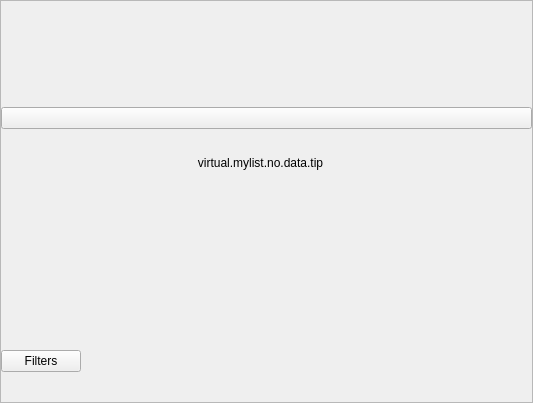
<?xml version="1.0" encoding="UTF-8"?>
<ui version="4.0">
 <class>PLSMyMotionListView</class>
 <widget class="QFrame" name="PLSMyMotionListView">
  <property name="geometry">
   <rect>
    <x>0</x>
    <y>0</y>
    <width>533</width>
    <height>403</height>
   </rect>
  </property>
  <property name="cursor">
   <cursorShape>ArrowCursor</cursorShape>
  </property>
  <property name="windowTitle">
   <string>Frame</string>
  </property>
  <property name="styleSheet">
   <string notr="true"/>
  </property>
  <layout class="QVBoxLayout" name="verticalLayout_2">
   <property name="spacing">
    <number>0</number>
   </property>
   <property name="leftMargin">
    <number>0</number>
   </property>
   <property name="topMargin">
    <number>0</number>
   </property>
   <property name="rightMargin">
    <number>0</number>
   </property>
   <property name="bottomMargin">
    <number>0</number>
   </property>
   <item>
    <widget class="QScrollArea" name="emptyWidget">
     <property name="horizontalScrollBarPolicy">
      <enum>Qt::ScrollBarAlwaysOff</enum>
     </property>
     <property name="widgetResizable">
      <bool>true</bool>
     </property>
     <widget class="QWidget" name="topWidget">
      <property name="geometry">
       <rect>
        <x>0</x>
        <y>0</y>
        <width>531</width>
        <height>391</height>
       </rect>
      </property>
      <layout class="QVBoxLayout" name="verticalLayout">
       <property name="spacing">
        <number>0</number>
       </property>
       <property name="leftMargin">
        <number>0</number>
       </property>
       <property name="topMargin">
        <number>0</number>
       </property>
       <property name="rightMargin">
        <number>0</number>
       </property>
       <property name="bottomMargin">
        <number>0</number>
       </property>
       <item>
        <spacer name="verticalSpacer_4">
         <property name="orientation">
          <enum>Qt::Vertical</enum>
         </property>
         <property name="sizeType">
          <enum>QSizePolicy::Fixed</enum>
         </property>
         <property name="sizeHint" stdset="0">
          <size>
           <width>10</width>
           <height>30</height>
          </size>
         </property>
        </spacer>
       </item>
       <item>
        <spacer name="verticalSpacer">
         <property name="orientation">
          <enum>Qt::Vertical</enum>
         </property>
         <property name="sizeType">
          <enum>QSizePolicy::Expanding</enum>
         </property>
         <property name="sizeHint" stdset="0">
          <size>
           <width>10</width>
           <height>0</height>
          </size>
         </property>
        </spacer>
       </item>
       <item>
        <widget class="QPushButton" name="addButton">
         <property name="text">
          <string/>
         </property>
        </widget>
       </item>
       <item>
        <spacer name="verticalSpacer_3">
         <property name="orientation">
          <enum>Qt::Vertical</enum>
         </property>
         <property name="sizeType">
          <enum>QSizePolicy::Fixed</enum>
         </property>
         <property name="sizeHint" stdset="0">
          <size>
           <width>20</width>
           <height>15</height>
          </size>
         </property>
        </spacer>
       </item>
       <item>
        <spacer name="verticalSpacer_5">
         <property name="orientation">
          <enum>Qt::Vertical</enum>
         </property>
         <property name="sizeType">
          <enum>QSizePolicy::Fixed</enum>
         </property>
         <property name="sizeHint" stdset="0">
          <size>
           <width>10</width>
           <height>12</height>
          </size>
         </property>
        </spacer>
       </item>
       <item>
        <layout class="QHBoxLayout" name="horizontalLayout_2">
         <property name="spacing">
          <number>0</number>
         </property>
         <property name="rightMargin">
          <number>12</number>
         </property>
         <item>
          <widget class="QLabel" name="tipLabel">
           <property name="text">
            <string>virtual.mylist.no.data.tip</string>
           </property>
           <property name="alignment">
            <set>Qt::AlignCenter</set>
           </property>
           <property name="wordWrap">
            <bool>true</bool>
           </property>
          </widget>
         </item>
        </layout>
       </item>
       <item>
        <spacer name="verticalSpacer_2">
         <property name="orientation">
          <enum>Qt::Vertical</enum>
         </property>
         <property name="sizeType">
          <enum>QSizePolicy::Expanding</enum>
         </property>
         <property name="sizeHint" stdset="0">
          <size>
           <width>10</width>
           <height>0</height>
          </size>
         </property>
        </spacer>
       </item>
       <item>
        <spacer name="verticalSpacer_7">
         <property name="orientation">
          <enum>Qt::Vertical</enum>
         </property>
         <property name="sizeType">
          <enum>QSizePolicy::Fixed</enum>
         </property>
         <property name="sizeHint" stdset="0">
          <size>
           <width>10</width>
           <height>34</height>
          </size>
         </property>
        </spacer>
       </item>
       <item>
        <spacer name="verticalSpacer_6">
         <property name="orientation">
          <enum>Qt::Vertical</enum>
         </property>
         <property name="sizeType">
          <enum>QSizePolicy::Fixed</enum>
         </property>
         <property name="sizeHint" stdset="0">
          <size>
           <width>10</width>
           <height>40</height>
          </size>
         </property>
        </spacer>
       </item>
       <item>
        <widget class="QWidget" name="previewBtnWidget" native="true">
         <layout class="QHBoxLayout" name="horizontalLayout">
          <property name="spacing">
           <number>0</number>
          </property>
          <property name="leftMargin">
           <number>0</number>
          </property>
          <property name="topMargin">
           <number>30</number>
          </property>
          <property name="rightMargin">
           <number>0</number>
          </property>
          <property name="bottomMargin">
           <number>30</number>
          </property>
          <item>
           <widget class="QPushButton" name="previewBtn">
            <property name="text">
             <string>Filters</string>
            </property>
           </widget>
          </item>
          <item>
           <spacer name="horizontalSpacer">
            <property name="orientation">
             <enum>Qt::Horizontal</enum>
            </property>
            <property name="sizeHint" stdset="0">
             <size>
              <width>40</width>
              <height>20</height>
             </size>
            </property>
           </spacer>
          </item>
         </layout>
        </widget>
       </item>
      </layout>
     </widget>
    </widget>
   </item>
   <item>
    <widget class="PLSImageListView" name="listFrame">
     <property name="palette">
      <palette>
       <active>
        <colorrole role="WindowText">
         <brush brushstyle="SolidPattern">
          <color alpha="255">
           <red>0</red>
           <green>0</green>
           <blue>0</blue>
          </color>
         </brush>
        </colorrole>
        <colorrole role="Button">
         <brush brushstyle="SolidPattern">
          <color alpha="255">
           <red>85</red>
           <green>255</green>
           <blue>127</blue>
          </color>
         </brush>
        </colorrole>
        <colorrole role="Light">
         <brush brushstyle="SolidPattern">
          <color alpha="255">
           <red>213</red>
           <green>255</green>
           <blue>223</blue>
          </color>
         </brush>
        </colorrole>
        <colorrole role="Midlight">
         <brush brushstyle="SolidPattern">
          <color alpha="255">
           <red>149</red>
           <green>255</green>
           <blue>175</blue>
          </color>
         </brush>
        </colorrole>
        <colorrole role="Dark">
         <brush brushstyle="SolidPattern">
          <color alpha="255">
           <red>42</red>
           <green>127</green>
           <blue>63</blue>
          </color>
         </brush>
        </colorrole>
        <colorrole role="Mid">
         <brush brushstyle="SolidPattern">
          <color alpha="255">
           <red>56</red>
           <green>170</green>
           <blue>84</blue>
          </color>
         </brush>
        </colorrole>
        <colorrole role="Text">
         <brush brushstyle="SolidPattern">
          <color alpha="255">
           <red>0</red>
           <green>0</green>
           <blue>0</blue>
          </color>
         </brush>
        </colorrole>
        <colorrole role="BrightText">
         <brush brushstyle="SolidPattern">
          <color alpha="255">
           <red>255</red>
           <green>255</green>
           <blue>255</blue>
          </color>
         </brush>
        </colorrole>
        <colorrole role="ButtonText">
         <brush brushstyle="SolidPattern">
          <color alpha="255">
           <red>0</red>
           <green>0</green>
           <blue>0</blue>
          </color>
         </brush>
        </colorrole>
        <colorrole role="Base">
         <brush brushstyle="SolidPattern">
          <color alpha="255">
           <red>255</red>
           <green>255</green>
           <blue>255</blue>
          </color>
         </brush>
        </colorrole>
        <colorrole role="Window">
         <brush brushstyle="SolidPattern">
          <color alpha="255">
           <red>85</red>
           <green>255</green>
           <blue>127</blue>
          </color>
         </brush>
        </colorrole>
        <colorrole role="Shadow">
         <brush brushstyle="SolidPattern">
          <color alpha="255">
           <red>0</red>
           <green>0</green>
           <blue>0</blue>
          </color>
         </brush>
        </colorrole>
        <colorrole role="AlternateBase">
         <brush brushstyle="SolidPattern">
          <color alpha="255">
           <red>170</red>
           <green>255</green>
           <blue>191</blue>
          </color>
         </brush>
        </colorrole>
        <colorrole role="ToolTipBase">
         <brush brushstyle="SolidPattern">
          <color alpha="255">
           <red>255</red>
           <green>255</green>
           <blue>220</blue>
          </color>
         </brush>
        </colorrole>
        <colorrole role="ToolTipText">
         <brush brushstyle="SolidPattern">
          <color alpha="255">
           <red>0</red>
           <green>0</green>
           <blue>0</blue>
          </color>
         </brush>
        </colorrole>
        <colorrole role="PlaceholderText">
         <brush brushstyle="SolidPattern">
          <color alpha="128">
           <red>0</red>
           <green>0</green>
           <blue>0</blue>
          </color>
         </brush>
        </colorrole>
       </active>
       <inactive>
        <colorrole role="WindowText">
         <brush brushstyle="SolidPattern">
          <color alpha="255">
           <red>0</red>
           <green>0</green>
           <blue>0</blue>
          </color>
         </brush>
        </colorrole>
        <colorrole role="Button">
         <brush brushstyle="SolidPattern">
          <color alpha="255">
           <red>85</red>
           <green>255</green>
           <blue>127</blue>
          </color>
         </brush>
        </colorrole>
        <colorrole role="Light">
         <brush brushstyle="SolidPattern">
          <color alpha="255">
           <red>213</red>
           <green>255</green>
           <blue>223</blue>
          </color>
         </brush>
        </colorrole>
        <colorrole role="Midlight">
         <brush brushstyle="SolidPattern">
          <color alpha="255">
           <red>149</red>
           <green>255</green>
           <blue>175</blue>
          </color>
         </brush>
        </colorrole>
        <colorrole role="Dark">
         <brush brushstyle="SolidPattern">
          <color alpha="255">
           <red>42</red>
           <green>127</green>
           <blue>63</blue>
          </color>
         </brush>
        </colorrole>
        <colorrole role="Mid">
         <brush brushstyle="SolidPattern">
          <color alpha="255">
           <red>56</red>
           <green>170</green>
           <blue>84</blue>
          </color>
         </brush>
        </colorrole>
        <colorrole role="Text">
         <brush brushstyle="SolidPattern">
          <color alpha="255">
           <red>0</red>
           <green>0</green>
           <blue>0</blue>
          </color>
         </brush>
        </colorrole>
        <colorrole role="BrightText">
         <brush brushstyle="SolidPattern">
          <color alpha="255">
           <red>255</red>
           <green>255</green>
           <blue>255</blue>
          </color>
         </brush>
        </colorrole>
        <colorrole role="ButtonText">
         <brush brushstyle="SolidPattern">
          <color alpha="255">
           <red>0</red>
           <green>0</green>
           <blue>0</blue>
          </color>
         </brush>
        </colorrole>
        <colorrole role="Base">
         <brush brushstyle="SolidPattern">
          <color alpha="255">
           <red>255</red>
           <green>255</green>
           <blue>255</blue>
          </color>
         </brush>
        </colorrole>
        <colorrole role="Window">
         <brush brushstyle="SolidPattern">
          <color alpha="255">
           <red>85</red>
           <green>255</green>
           <blue>127</blue>
          </color>
         </brush>
        </colorrole>
        <colorrole role="Shadow">
         <brush brushstyle="SolidPattern">
          <color alpha="255">
           <red>0</red>
           <green>0</green>
           <blue>0</blue>
          </color>
         </brush>
        </colorrole>
        <colorrole role="AlternateBase">
         <brush brushstyle="SolidPattern">
          <color alpha="255">
           <red>170</red>
           <green>255</green>
           <blue>191</blue>
          </color>
         </brush>
        </colorrole>
        <colorrole role="ToolTipBase">
         <brush brushstyle="SolidPattern">
          <color alpha="255">
           <red>255</red>
           <green>255</green>
           <blue>220</blue>
          </color>
         </brush>
        </colorrole>
        <colorrole role="ToolTipText">
         <brush brushstyle="SolidPattern">
          <color alpha="255">
           <red>0</red>
           <green>0</green>
           <blue>0</blue>
          </color>
         </brush>
        </colorrole>
        <colorrole role="PlaceholderText">
         <brush brushstyle="SolidPattern">
          <color alpha="128">
           <red>0</red>
           <green>0</green>
           <blue>0</blue>
          </color>
         </brush>
        </colorrole>
       </inactive>
       <disabled>
        <colorrole role="WindowText">
         <brush brushstyle="SolidPattern">
          <color alpha="255">
           <red>42</red>
           <green>127</green>
           <blue>63</blue>
          </color>
         </brush>
        </colorrole>
        <colorrole role="Button">
         <brush brushstyle="SolidPattern">
          <color alpha="255">
           <red>85</red>
           <green>255</green>
           <blue>127</blue>
          </color>
         </brush>
        </colorrole>
        <colorrole role="Light">
         <brush brushstyle="SolidPattern">
          <color alpha="255">
           <red>213</red>
           <green>255</green>
           <blue>223</blue>
          </color>
         </brush>
        </colorrole>
        <colorrole role="Midlight">
         <brush brushstyle="SolidPattern">
          <color alpha="255">
           <red>149</red>
           <green>255</green>
           <blue>175</blue>
          </color>
         </brush>
        </colorrole>
        <colorrole role="Dark">
         <brush brushstyle="SolidPattern">
          <color alpha="255">
           <red>42</red>
           <green>127</green>
           <blue>63</blue>
          </color>
         </brush>
        </colorrole>
        <colorrole role="Mid">
         <brush brushstyle="SolidPattern">
          <color alpha="255">
           <red>56</red>
           <green>170</green>
           <blue>84</blue>
          </color>
         </brush>
        </colorrole>
        <colorrole role="Text">
         <brush brushstyle="SolidPattern">
          <color alpha="255">
           <red>42</red>
           <green>127</green>
           <blue>63</blue>
          </color>
         </brush>
        </colorrole>
        <colorrole role="BrightText">
         <brush brushstyle="SolidPattern">
          <color alpha="255">
           <red>255</red>
           <green>255</green>
           <blue>255</blue>
          </color>
         </brush>
        </colorrole>
        <colorrole role="ButtonText">
         <brush brushstyle="SolidPattern">
          <color alpha="255">
           <red>42</red>
           <green>127</green>
           <blue>63</blue>
          </color>
         </brush>
        </colorrole>
        <colorrole role="Base">
         <brush brushstyle="SolidPattern">
          <color alpha="255">
           <red>85</red>
           <green>255</green>
           <blue>127</blue>
          </color>
         </brush>
        </colorrole>
        <colorrole role="Window">
         <brush brushstyle="SolidPattern">
          <color alpha="255">
           <red>85</red>
           <green>255</green>
           <blue>127</blue>
          </color>
         </brush>
        </colorrole>
        <colorrole role="Shadow">
         <brush brushstyle="SolidPattern">
          <color alpha="255">
           <red>0</red>
           <green>0</green>
           <blue>0</blue>
          </color>
         </brush>
        </colorrole>
        <colorrole role="AlternateBase">
         <brush brushstyle="SolidPattern">
          <color alpha="255">
           <red>85</red>
           <green>255</green>
           <blue>127</blue>
          </color>
         </brush>
        </colorrole>
        <colorrole role="ToolTipBase">
         <brush brushstyle="SolidPattern">
          <color alpha="255">
           <red>255</red>
           <green>255</green>
           <blue>220</blue>
          </color>
         </brush>
        </colorrole>
        <colorrole role="ToolTipText">
         <brush brushstyle="SolidPattern">
          <color alpha="255">
           <red>0</red>
           <green>0</green>
           <blue>0</blue>
          </color>
         </brush>
        </colorrole>
        <colorrole role="PlaceholderText">
         <brush brushstyle="SolidPattern">
          <color alpha="128">
           <red>0</red>
           <green>0</green>
           <blue>0</blue>
          </color>
         </brush>
        </colorrole>
       </disabled>
      </palette>
     </property>
     <property name="frameShape">
      <enum>QFrame::StyledPanel</enum>
     </property>
     <property name="frameShadow">
      <enum>QFrame::Raised</enum>
     </property>
    </widget>
   </item>
  </layout>
 </widget>
 <customwidgets>
  <customwidget>
   <class>PLSImageListView</class>
   <extends>QFrame</extends>
   <header>PLSImageListView.h</header>
   <container>1</container>
  </customwidget>
 </customwidgets>
 <resources/>
 <connections/>
</ui>
